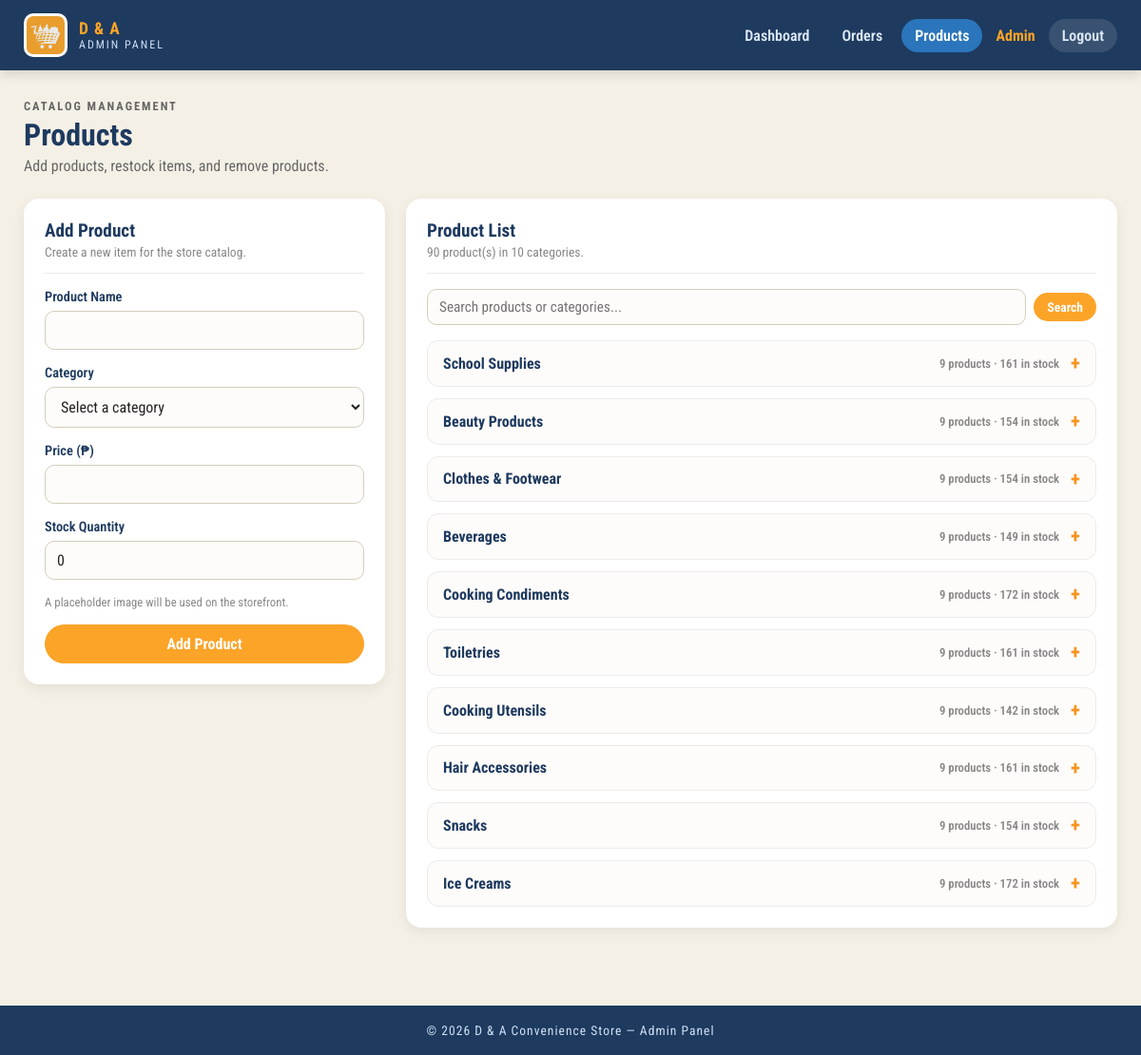
Screenshot of /admin/products.php (signed in) with the database file from the repository.
### tables this page shows
CREATE TABLE IF NOT EXISTS products (
    id INT UNSIGNED NOT NULL AUTO_INCREMENT,
    category_id INT UNSIGNED NOT NULL,
    name VARCHAR(150) NOT NULL,
    price DECIMAL(10, 2) NOT NULL DEFAULT 0.00,
    image VARCHAR(255) DEFAULT NULL,
    stock INT UNSIGNED NOT NULL DEFAULT 0,
    created_at TIMESTAMP NOT NULL DEFAULT CURRENT_TIMESTAMP,
    PRIMARY KEY (id),
    KEY category_id (category_id),
    CONSTRAINT fk_product_category
        FOREIGN KEY (category_id) REFERENCES categories (id)
        ON DELETE CASCADE
);

CREATE TABLE IF NOT EXISTS categories (
    id INT UNSIGNED NOT NULL AUTO_INCREMENT,
    name VARCHAR(100) NOT NULL,
    image VARCHAR(255) DEFAULT NULL,
    sort_order INT NOT NULL DEFAULT 0,
    PRIMARY KEY (id)
);

### admin/init.php (called while the page is built, shortened)
<?php
function e($value): string
{
    return htmlspecialchars((string) $value, ENT_QUOTES, "UTF-8");
}

### admin/products.php (the view, shortened to what this page needs)
<?php
require __DIR__ . "/init.php";
$search = trim($_GET["q"] ?? "");
$formName = "";
$formPrice = "";
$formStock = "0";
$productSql = "SELECT
        products.id,
        products.name,
        products.price,
        products.stock,
        categories.id AS category_id,
        categories.name AS category_name
     FROM products
     LEFT JOIN categories ON categories.id = products.category_id";
$productSql .= " ORDER BY
        categories.sort_order ASC,
        categories.name ASC,
        products.name ASC";
$stmt = $conn->prepare($productSql);
$stmt->execute();
$products = $stmt->get_result();
$productCount = $products->num_rows;
$categoryGroups = [];
while ($product = $products->fetch_assoc()) {
    $categoryId =
        $product["category_id"] === null
            ? 0
            : (int) $product["category_id"];
    if (!isset($categoryGroups[$categoryId])) {
        $categoryGroups[$categoryId] = [
            "name" => $product["category_name"] ?? "Uncategorized",
            "products" => [],
            "count" => 0,
            "stock" => 0,
        ];
    }
    $categoryGroups[$categoryId]["products"][] = $product;
    $categoryGroups[$categoryId]["count"]++;
    $categoryGroups[$categoryId]["stock"] += (int) $product["stock"];
}
require __DIR__ . "/_header.php";
?>
<div class="admin-page-heading">
    <div>
        <p class="admin-eyebrow">Catalog Management</p>
        <h1>Products</h1>
        <p>Add products, restock items, and remove products.</p>
    </div>
</div>
<section class="admin-grid admin-grid-products">
    <article class="admin-panel">
        <div class="panel-heading">
            <div>
                <h2>Add Product</h2>
                <p>Create a new item for the store catalog.</p>
            </div>
        </div>
        <form method="POST" action="products.php" class="admin-form">
            <label for="name">
                Product Name
                <input
                    type="text"
                    id="name"
                    name="name"
                    value="<?= e($formName) ?>"
                    maxlength="150"
                    required
                >
            </label>
            <label for="category_id">
                Category
                <select id="category_id" name="category_id" required>
                    <option value="">Select a category</option>
                </select>
            </label>
            <label for="price">
                Price (₱)
                <input
                    type="number"
                    id="price"
                    name="price"
                    value="<?= e($formPrice) ?>"
                    min="0"
                    step="0.01"
                    required
                >
            </label>
            <label for="stock">
                Stock Quantity
                <input
                    type="number"
                    id="stock"
                    name="stock"
                    value="<?= e($formStock) ?>"
                    min="0"
                    step="1"
                    required
                >
            </label>
            <p class="form-hint">
                A placeholder image will be used on the storefront.
            </p>
            <button type="submit" class="admin-button">Add Product</button>
        </form>
    </article>
    <article class="admin-panel">
        <div class="panel-heading">
            <div>
                <h2>Product List</h2>
                <?php if ($search !== ""): ?>
                    <p>
                        <?= $productCount ?> result(s) for
                        "<?= e($search) ?>"
                    </p>
                <?php else: ?>
                    <p>
                        <?= $productCount ?> product(s) in
                        <?= count($categoryGroups) ?> categories.
                    </p>
                <?php endif; ?>
            </div>
        </div>
        <form method="GET" action="products.php" class="product-search">
            <input
                type="search"
                name="q"
                value="<?= e($search) ?>"
                placeholder="Search products or categories..."
                aria-label="Search products or categories"
            >
            <button type="submit" class="admin-button button-small">
                Search
            </button>
        </form>
        <?php if ($productCount === 0): ?>
            <p class="admin-empty">
                <?php if ($search !== ""): ?>
                    No products match "<?= e($search) ?>".
                <?php else: ?>
                    No products yet. Add your first product.
                <?php endif; ?>
            </p>
        <?php else: ?>
            <div class="category-list">
                <?php foreach ($categoryGroups as $group): ?>
                    <details
                        class="category-group"
                        <?= $search !== "" ? "open" : "" ?>
                    >
                        <summary>
                            <span class="category-name">
                                <?= e($group["name"]) ?>
                            </span>
                            <span class="category-meta">
                                <?= $group["count"] ?>
                                <?= $group["count"] === 1
                                    ? "product"
                                    : "products" ?>
                                &middot;
                                <?= $group["stock"] ?> in stock
                            </span>
                        </summary>
                    </details>
                <?php endforeach; ?>
            </div>
        <?php endif; ?>
    </article>
</section>
<?php
require __DIR__ . "/_footer.php";
?>

### assets/styles/admin.css (style rules this page uses)
* { margin: 0; padding: 0; box-sizing: border-box; }
body { font-family: "roboto condensed", sans-serif; color: #222; }
.admin-body { background-color: #F5F0E6; min-height: 100vh; display: flex; flex-direction: column; }
.admin-page-heading { display: flex; justify-content: space-between; align-items: flex-end; gap: 20px; flex-wrap: wrap; margin-bottom: 25px; }
.admin-eyebrow { color: #f7941d; font-weight: 700; letter-spacing: 2px; text-transform: uppercase; font-size: 0.78rem; }
.admin-page-heading h1 { color: #1e3a5f; font-size: 2rem; margin: 4px 0; }
.admin-page-heading p { color: #666; }
.admin-button { display: inline-block; background-color: #FCA428; color: #fff; border: none; border-radius: 50px; padding: 11px 26px; font-family: inherit; font-size: 1rem; font-weight: 700; text-align: center; text-decoration: none; cursor: pointer; transition: background-color 0.3s ease, transform 0.2s ease; }
.button-small { padding: 7px 14px; font-size: 0.85rem; }
.admin-grid { display: grid; grid-template-columns: 1.4fr 1fr; gap: 22px; margin-bottom: 22px; }
.admin-grid-products { grid-template-columns: 380px 1fr; align-items: start; }
.admin-panel { background-color: #fff; border-radius: 16px; padding: 22px; box-shadow: 0 4px 14px rgba(0, 0, 0, 0.07); margin-bottom: 22px; }
.admin-panel:last-child { margin-bottom: 0; }
.panel-heading { display: flex; justify-content: space-between; align-items: flex-start; gap: 15px; flex-wrap: wrap; border-bottom: 1px solid #EDEAEA; padding-bottom: 14px; margin-bottom: 16px; }
.panel-heading h2 { color: #1e3a5f; font-size: 1.2rem; }
.panel-heading p { color: #888; font-size: 0.85rem; margin-top: 3px; }
.product-search { display: flex; align-items: center; gap: 8px; flex-wrap: wrap; margin-bottom: 16px; }
.product-search input[type="search"] { flex: 1; min-width: 200px; padding: 9px 12px; background-color: #FEFCFA; color: #222; border: 1px solid #d6cdbb; border-radius: 10px; font-family: inherit; font-size: 0.95rem; }
.category-list { display: flex; flex-direction: column; gap: 12px; }
.category-group { background-color: #FEFCFA; border: 1px solid #EDEAEA; border-radius: 12px; overflow: hidden; }
.category-group summary { display: flex; align-items: center; gap: 12px; flex-wrap: wrap; padding: 13px 16px; color: #1e3a5f; font-weight: 700; cursor: pointer; list-style: none; }
.category-group summary::after { content: "+"; margin-left: auto; color: #f7941d; font-size: 1.3rem; line-height: 1; }
.category-name { flex: 1; }
.category-meta { color: #888; font-size: 0.8rem; font-weight: 600; white-space: nowrap; }
.admin-form { display: flex; flex-direction: column; gap: 16px; }
.admin-form label { display: flex; flex-direction: column; gap: 6px; color: #1e3a5f; font-weight: 600; font-size: 0.9rem; }
.admin-form input, .admin-form select { width: 100%; padding: 10px 12px; background-color: #FEFCFA; color: #222; border: 1px solid #d6cdbb; border-radius: 10px; font-family: inherit; font-size: 1rem; }
.form-hint { color: #888; font-size: 0.8rem; }

### rows the page displays
products: category.name "School Supplies", id "9", shows "products", stock "161"

### other values shown
$_SESSION["admin_username"] "Admin"
$productCount "90"
count($categoryGroups) "10"
$group["name"] "Beauty Products"
$group["count"] "9"
$group["stock"] "154"
$group["name"] "Clothes & Footwear"
$group["name"] "Beverages"
$group["stock"] "149"
$group["name"] "Cooking Condiments"
$group["stock"] "172"
$group["name"] "Toiletries"
$group["stock"] "161"
$group["name"] "Cooking Utensils"
$group["stock"] "142"
